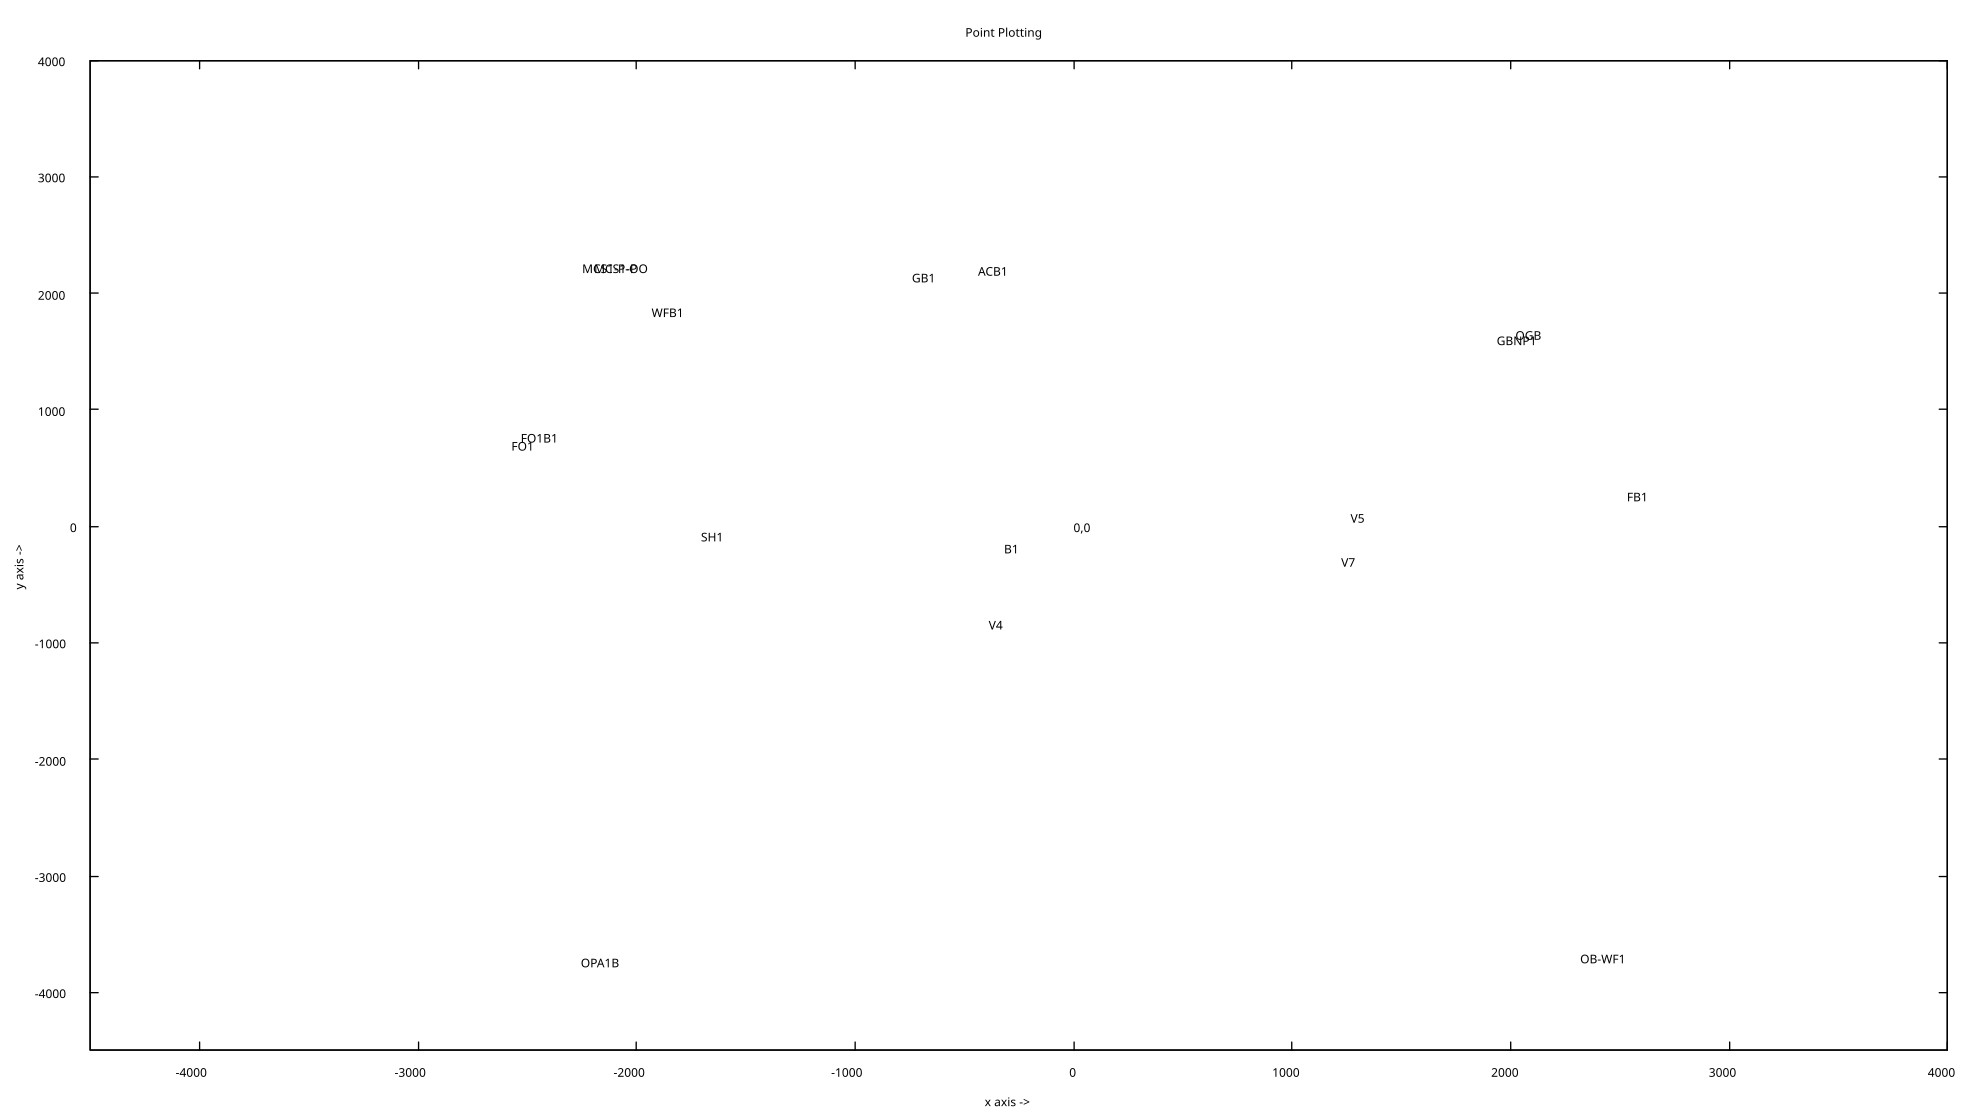

Source code (gnuplot):

unset key

set xrange [-4500: 4000]
set yrange [-4500: 4000]

set title "Point Plotting"

set xlabel "x axis ->"
set ylabel "y axis ->"

set tics

set style function dots

set parametric

print "2D plot ahead, one moment please ..."

set label "0,0" at 0, 0

plot 'overworld-village-bases.data' using 1:2:3 with labels
replot 'overworld-minimal-bases.data' using 1:2:3 with labels

pause -1 "Hit return to resume"

reset
